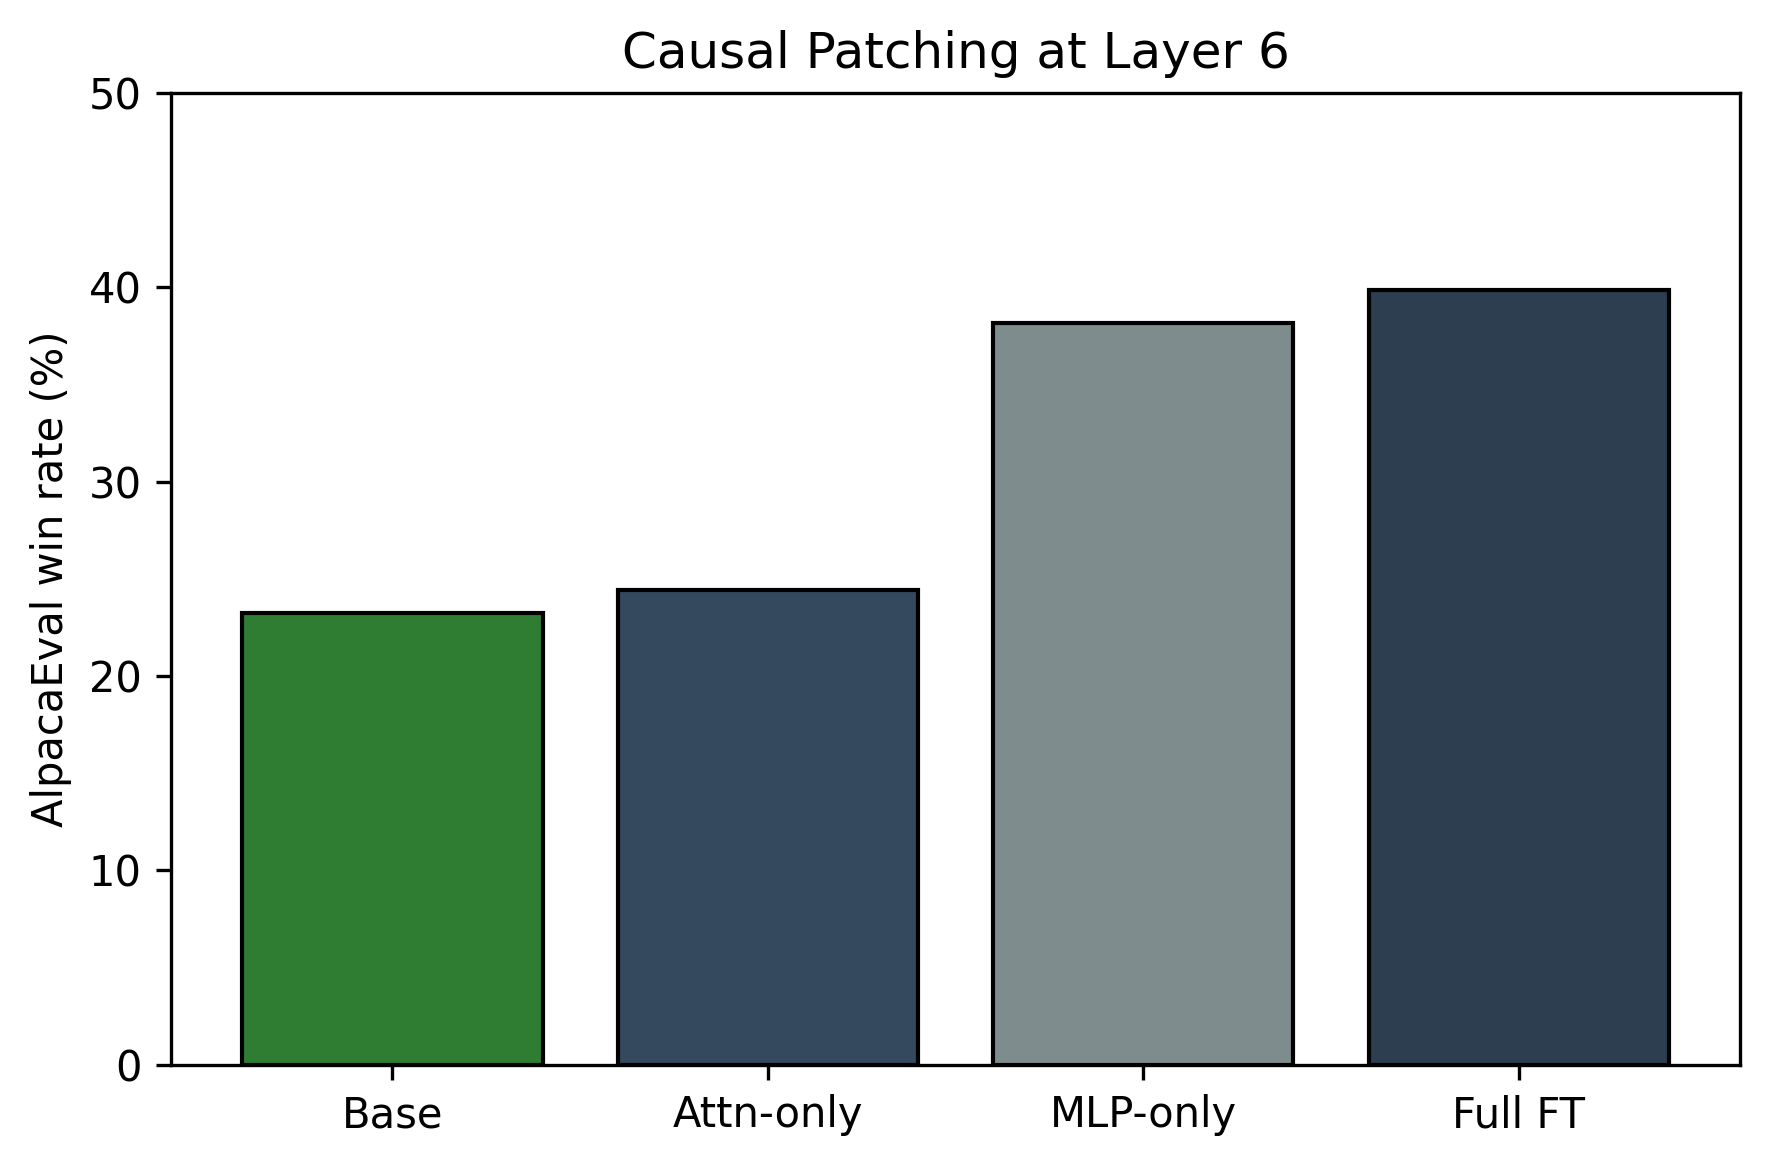

Here is the Python script that generated this plot:
#!/usr/bin/env python3
"""
python3 b_tests/graphics/patching.py \
    -o b_tests/graphics/patching.png
"""
import matplotlib.pyplot as plt
import argparse
import sys

def main():
    parser = argparse.ArgumentParser(description='Generate AlpacaEval win rate bar chart')
    parser.add_argument('-o', '--output', type=str, help='Output file path (e.g., chart.png, chart.pdf)')
    parser.add_argument('--show', action='store_true', help='Display the chart in a window')
    
    args = parser.parse_args()
    
    # If no arguments provided, default to showing the chart
    if not args.output and not args.show:
        args.show = True

    scores = {
        "Base": 23.23,
        "Attn-only": 24.41,
        "MLP-only": 38.17,
        "Full FT": 39.86,
    }

    colors = {
        "Base": "#27ae60",
        "Attn-only": "#16a085",
        "MLP-only": "#1abc9c",
        "Full FT": "#8e44ad",
    }


    colors = {
        "Base": "#16a085",
        "Attn-only": "#2c3e50",
        "MLP-only": "#7f8c8d",
        "Full FT": "#34495e",
    }

    colors = {
        "Base": "#2e7d32",
        "Attn-only": "#34495e",
        "MLP-only": "#7f8c8d",
        "Full FT": "#2c3e50",
    }


    fig, ax = plt.subplots(figsize=(6,4))

    bars = ax.bar(scores.keys(), scores.values(),
                  color=[colors[k] for k in scores.keys()],
                  edgecolor="black")

    ax.set_ylabel("AlpacaEval win rate (%)")
    ax.set_title("Causal Patching at Layer 6")
    ax.set_ylim(0, 50)

    plt.tight_layout()
    
    # Save or show based on arguments
    if args.output:
        plt.savefig(args.output, dpi=300, bbox_inches='tight')
        print(f"Chart saved to: {args.output}")
    
    if args.show:
        plt.show()

if __name__ == "__main__":
    main()
